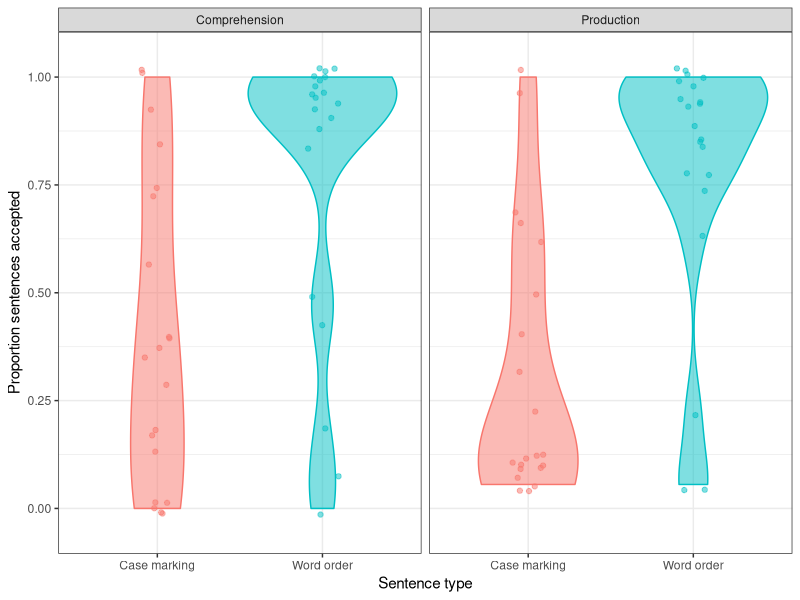

The R script that drew this image:
## ---- chunk 1
knitr::opts_chunk$set(
  fig.width=7, fig.height=5, fig.retina=3,
  out.width = "80%", fig.align = "center",
  cache = FALSE,
  echo = FALSE,
  message = FALSE, 
  warning = FALSE,
  hiline = TRUE
)

library(tidyverse)

options(dplyr.summarise.inform = FALSE)
theme_set(theme_bw())

acc <- read_csv('../data/acceptance.csv')
## ---- chunk 2
acc %>% 
  group_by(ppt_id, condition, sentence_type) %>% 
  summarise(propn_accepted = mean(sentence_accepted)) %>% 
  ggplot(aes(x = sentence_type, y = propn_accepted, fill = sentence_type, colour = sentence_type)) +
  geom_violin(alpha = 0.5) +
  geom_jitter(alpha = 0.5, width = 0.1) +
  facet_wrap(~ condition) +
  ylim(-0.05, 1.05) +
  labs(y = 'Proportion sentences accepted',
       x = 'Sentence type') +
  theme(legend.position = 'none') +
  scale_x_discrete(labels = c('Case marking', 'Word order')) +
  NULL
## ---- chunk 3
acc <- acc %>% 
  mutate(
    cond = ifelse(condition == 'comprehension', -0.5, 0.5),
    sent = ifelse(sentence_type == 'case_marking', -0.5, 0.5),
    condsent = cond * sent * 2
  )
